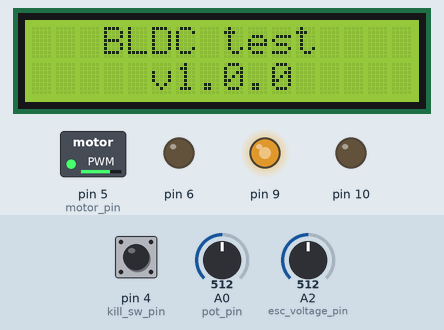
A sketch run on a simulated Arduino Uno, built with avr-gcc and run on an emulated ATmega328P. Shown: 16×2 character LCD, switched loads named in the sketch (green lamp = pin HIGH), output pins drawn as LEDs (lit = HIGH). The inputs (shaded band) are chosen by the test bench; at power-on: pin 4 (kill_sw_pin) HIGH, A0 (pot_pin) = 512, A2 (esc_voltage_pin) = 512. What the sketch prints to the serial monitor is not drawn.

Above: at 1.2 s.
1.3 s: pin 4 (kill_sw_pin) pulled LOW for 0.15 s
At 2.6 s:
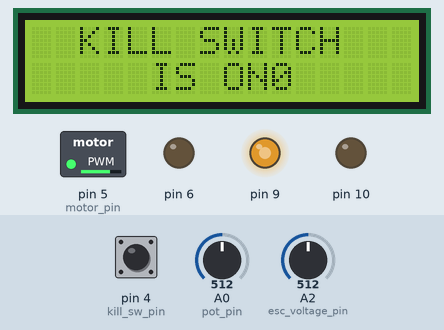
2.9 s: A0 (pot_pin) set to 716
At 3.2 s:
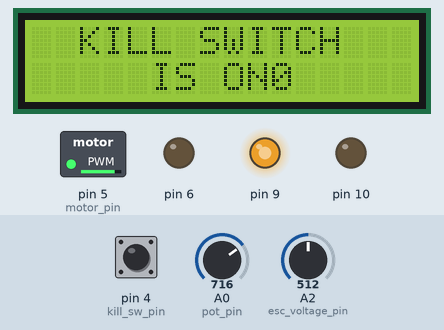
4.4 s: A0 (pot_pin) set to 1006
At 5.6 s:
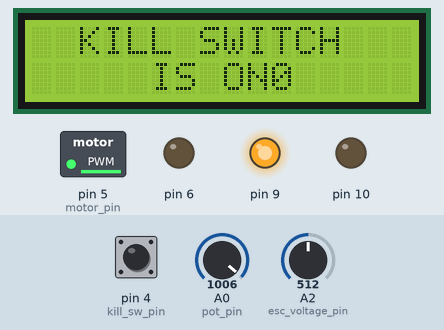
5.9 s: A0 (pot_pin) set to 1022
At 6.7 s:
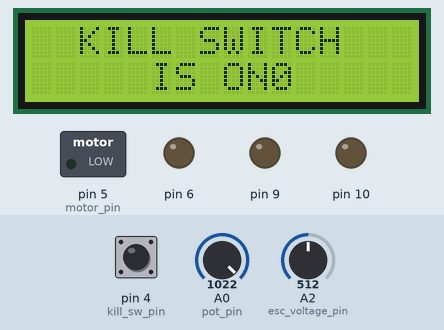
7.4 s: A0 (pot_pin) set to 511
At 7.9 s:
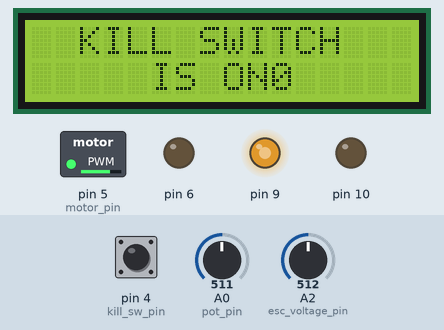
8.9 s: A0 (pot_pin) set to 90
At 10.2 s:
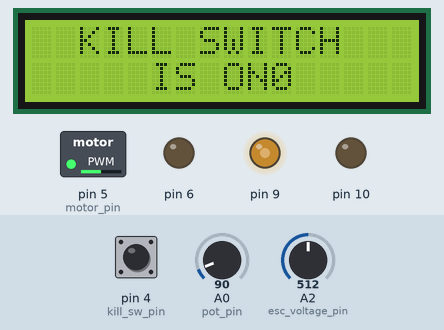
Timing chart, 0 to 11.4 s (numbered marks = the images above; inputs shaded):
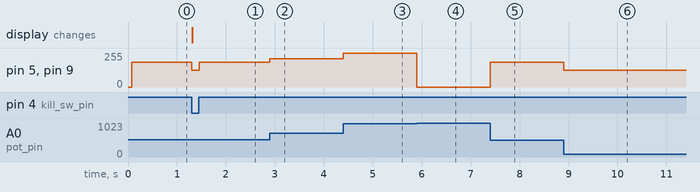

Measured:
- the behaviour switches between 1021 and 1022 on A0 (pot_pin) (found by bisection; images 3 and 4)
- after the input at 1.3 s, pin 5 (motor_pin), pin 9: 184/255 → 127/255 at once, → 184/255 0.15 s later; the display: changes at once (image 1)
- after the input at 2.9 s, pin 5 (motor_pin), pin 9: 184/255 → 213/255 at once
- after the input at 4.4 s, pin 5 (motor_pin), pin 9: 213/255 → 253/255 at once
- after the input at 5.9 s, pin 5 (motor_pin), pin 9: 253/255 → 0/255 at once
- after the input at 7.4 s, pin 5 (motor_pin), pin 9: 0/255 → 184/255 at once
- after the input at 8.9 s, pin 5 (motor_pin), pin 9: 184/255 → 127/255 at once

The sketch:

bench-motor.ino
```cpp
// tmr0
// tmr1 - pins 9 (OCR1A), 10 (OCR1B)
// tmr2

// Includes
#include <LiquidCrystal_I2C.h>


// Pin-out
const uint8_t pot_pin = A0;
const uint8_t current_pin = A1;
const uint8_t esc_voltage_pin = A2;
const uint8_t motor_pin = 5;
const uint8_t kill_sw_pin = 4;

// Config
const uint8_t lcd_address = 0x3F;
const uint8_t lcd_columns = 16;
const uint8_t lcd_rows = 2;

const float acs_offset = 2.5;
const float acs_sensitivity = 100;

const float adc2analog_multiplier = 5.0 / 1023.0;
const float esc_voltage_multiplier = 2.8;

const float out2ms = 8.034709946970914349991965290053;


// Global objects
LiquidCrystal_I2C lcd(lcd_address, lcd_columns, lcd_rows);


const uint32_t period = 500;


void hw_init() {
  // Configure Timer 2 to replace Timer 0.
  TIMSK0 &= ~(1 << TOIE0); // disable overflow interrupt for timer0

  // Set motor PWM to 0
  OCR0B = 0;

  // Motors
  DDRD |= (1 << PD5) | (1 << PD6);
  DDRB |= (1 << PB2) | (1 << PB1);

  TCCR0A = _BV(COM0A1) | _BV(COM0B1) | _BV(WGM00); // Timer0 phase correct PWM
  TCCR1A |= (1 << COM1A1) | (1 << COM1B1) | _BV(WGM10); // Timer1 phase correct PWM
}

void five(uint8_t pwm) {
  OCR0B = pwm;
}

void nine(uint8_t pwm) {
  OCR1A = pwm;
}


void setup() {
    Serial.begin(2000000);
    hw_init();

    lcd.init(); lcd.backlight();
    lcd.setCursor(3, 0); lcd.print("BLDC test");
    lcd.setCursor(5, 1); lcd.print("v1.0.0");

    pinMode(pot_pin, INPUT);
    pinMode(current_pin, INPUT);
    pinMode(kill_sw_pin, INPUT);

    Serial.print("RESET ---\n\n-----Motor test-----\n");

    while (digitalRead(kill_sw_pin) == 0);
}

void loop() {
    static uint16_t out = 0;

    // if (Serial.available() > 0) {
    //     String rec = Serial.readStringUntil('\n');
    //     if (rec.equalsIgnoreCase(String(""))) {
    //         five(127);
    //         nine(127);
    //         out = 0;
    //         Serial.println("emergency stop");
    //     } else {
    //         uint8_t speed = rec.toInt();
    //         out = speed;
    //         Serial.print("speed: "); Serial.println(speed);
    //     }
    // }

    // Read potentiometer
    uint16_t pot_raw = analogRead(pot_pin);
    float pot_v = (float)pot_raw * adc2analog_multiplier;

    // Convert pot to motor signal
    // 22 - 1014
    // 0 - 127
    if (pot_raw < 100) {
        out = 0;
    } else {
        out = map(pot_raw, 100, 1000, 0, 126);
    }

    if (digitalRead(kill_sw_pin) == 0) {
        five(127);
        nine(127);
        lcd.setCursor(2, 0); lcd.print("KILL SWITCH");
        lcd.setCursor(5, 1); lcd.print("IS ON");
        Serial.println("kill switch");
    } else {
        five(127 + out);
        nine(127 + out);
    }

    // Read ESC voltage
    uint16_t esc_v_raw = analogRead(esc_voltage_pin);
    float esc_v_div = esc_v_raw * adc2analog_multiplier;
    float esc_v = esc_v_div * esc_voltage_multiplier;

    // Read current
    // uint16_t current_raw = analogRead(current_pin);
    // float current_v = (float)current_raw * adc2analog_multiplier;
    // float current = ((float)current_v - acs_offset) / acs_sensitivity;

    // Display
    static uint32_t ms_last = 0;
    if (millis() - ms_last > 300) {
        ms_last = millis();

        static uint16_t out_last = 0;
        static uint16_t current_raw_last = 0.0;
        static uint16_t esc_v_raw_last = 0.0;

        // if ((out != out_last) || (current_raw != current_raw_last)) {
        if ((out != out_last) || (esc_v_raw != esc_v_raw_last)) {
            lcd.clear();
            lcd.setCursor(0, 0); lcd.print(out);
            lcd.setCursor(8, 0); lcd.print(1020 + (float)out * out2ms);
            lcd.setCursor(0, 1); lcd.print(esc_v); lcd.print(" V");
            // lcd.setCursor(8, 1); lcd.print(current); lcd.print(" A");

            // Serial.print("pot_raw: "); Serial.println(pot_raw);
            // Serial.print("pot_v: "); Serial.println(pot_v);
            Serial.print("out: "); Serial.println(out);
            Serial.print("tm: "); Serial.println(1020 + (float)out * out2ms);

            Serial.print("esc v: "); Serial.println(esc_v);

            // Serial.print("current_raw: "); Serial.println(current_raw);
            // Serial.print("current_v: "); Serial.println(current_v);
            // Serial.print("current: "); Serial.println(current);

            Serial.println();
        }

    }

    #if 0
    static uint8_t speed = 0;
    static int8_t mode = -1;

    if (Serial.available() > 0) {
        String rec = Serial.readStringUntil('\n');
        if (rec.equalsIgnoreCase(String(""))) {
            mode = -1;
            five(127);
            nine(127);
            Serial.println("emergency stop");
        } else if (rec.equalsIgnoreCase(String("acc"))) {
            mode = 0;
            Serial.println("acceleration mode");
        } else if (rec.equalsIgnoreCase(String("c"))) {
            mode = 1;
            Serial.println("constant speed mode");
        } else if (rec.equalsIgnoreCase(String("s"))) {
            mode = -1;
            Serial.println("stop");
        } else {
            speed = rec.toInt();
            Serial.print("speed: "); Serial.println(speed);
        }
    }

    if (mode == 0) {
        static uint32_t lm = millis();
        if (millis() - lm > period) {
            lm = millis();
            if (speed < 127) {
                ++speed;
            } else {
                speed = 0;
            }
        }
    }


    if (mode == 1 || mode == 0) {
        five(speed + 127);
        nine(speed + 127);
    } else {
        five(127);
        nine(127);
    }
    #endif
}
```
